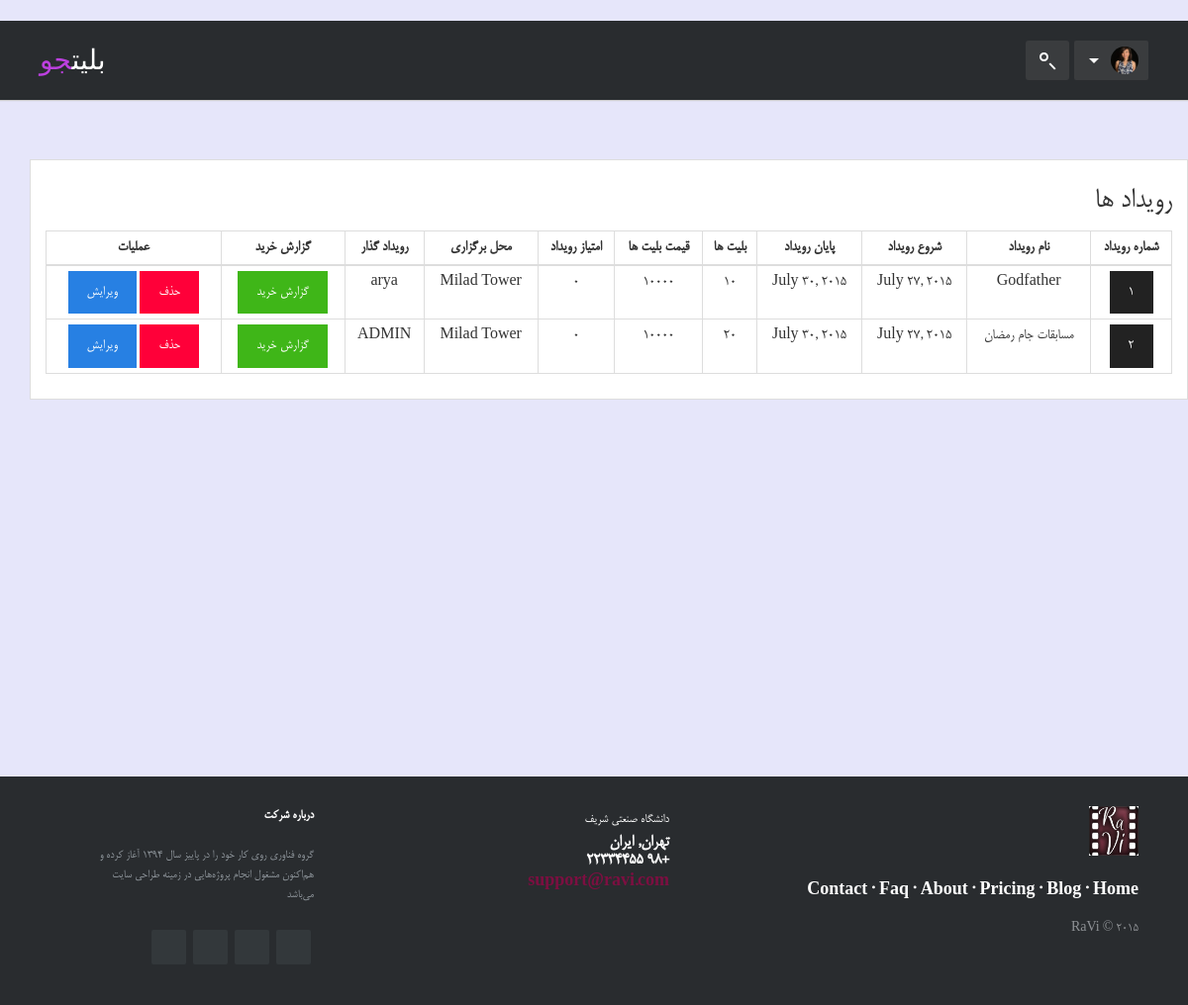
Screenshot of /my-admin/events/all/ (signed in) with the database file from the repository.
### event/models.py (models this page shows, shortened)
class Event(models.Model):
    name = models.CharField(max_length=100)
    duration = models.FloatField()
    desc = models.CharField(max_length=100)
    date = models.DateField()
    deadline = models.DateField()
    picture = models.ImageField(upload_to='static/images')
    place = models.CharField(max_length=100)
    ticket_num = models.IntegerField()
    type = models.CharField(max_length=100)
    sub_type = models.CharField(max_length=100)
    address = models.CharField(max_length=200)
    ticket_price = models.CharField(max_length=8)
    rate = models.IntegerField()
    owner = models.ForeignKey('account.User',null=True)

### account/models.py (models this page shows, shortened)
class User(models.Model):
    user = models.OneToOneField(User)
    address = models.CharField(max_length=100,null=True)
    phone_num = models.CharField(max_length=12,null=True)
    gender = models.CharField(max_length=5)
    avatar = models.ImageField(null=True,default='528675-roger-federer.jpg')
    userType = models.CharField(max_length=100,null=True)

### event/views.py (the view)
# urls.py: url(r'^events/([a-zA-Z0-9]+)/', eventsType),
def eventsType(request, e_type):
    is_signed_in = request.user.is_authenticated()
    is_admin = request.user.is_superuser
    types1 = Type.objects.all()
    if e_type == 'all':
        allEvents = Event.objects.all()
        e_type = 'all'
        return render(request, 'events_admin.html', {'guest': not is_signed_in, 'signed_in': is_signed_in,
                                                     'admin': is_admin, 'types':types1, 'type': e_type,
                                                     'events': allEvents})

### templates/events_admin.html (shortened to what this page needs)
﻿{% extends "base.html" %}
{% load staticfiles %}
{% block body %}
    <section style="padding-top: 60px;padding-bottom: 30%;padding-left: 70px">
        <div class="container thumbnail">
            <h2 class="farsi-font" >رویداد ها</h2>
            <table class="table table-bordered table-condensed">
                <thead>
                <tr>
                    <th class="text-center farsi-font">شماره رویداد</th>
                    <th class="text-center farsi-font">نام رویداد</th>
                    <th class="text-center farsi-font">شروع رویداد</th>
                    <th class="text-center farsi-font">پایان رویداد</th>
                    <th class="text-center farsi-font">بلیت ها</th>
                    <th class="text-center farsi-font">قیمت بلیت ها</th>
                    <th class="text-center farsi-font">امتیاز رویداد</th>
                    <th class="text-center farsi-font">محل برگزاری</th>
                    <th class="text-center farsi-font">رویداد گذار</th>
                    <th class="text-center farsi-font">گزارش خرید</th>
                    <th class="text-center farsi-font">عملیات</th>
                </tr>
                </thead>
                <tbody>
                {% for event in events %}
                    <tr>
                        <td class="text-center farsi-font"><a href="/my-admin/tickets/{{ event.id }}/" class="btn btn-default" >{{event.id}}</a></td>
                        <td class="text-center farsi-font">{{event.name}}</td>
                        <td class="text-center farsi-font">{{event.date}}</td>
                        <td class="text-center farsi-font">{{event.deadline}}</td>
                        <td class="text-center farsi-font">{{event.ticket_num}}</td>
                        <td class="text-center farsi-font">{{event.ticket_price}}</td>
                        <td class="text-center farsi-font">{{event.rate}}</td>
                        <td class="text-center farsi-font">{{event.place}}</td>
                        {% if  event.owner == None %}
                        <td class="text-center farsi-font">ADMIN</td>
                        {% endif %}
                        {% if event.owner != None %}
                        <td class="text-center farsi-font">{{event.owner.user.username}}</td>
                        {% endif %}
                        <td class="text-center farsi-font"><a href="/my-admin/buys/{{ event.id }}/" class="btn btn-success">گزارش خرید</a></td>
                        <td class="text-center farsi-font"><a href="/events-delete/{{ event.id }}/" class="btn btn-danger" >حذف</a> <a href="/edit-event/{{ event.id }}/" class="btn btn-primary" >ویرایش</a></td>
                    </tr>
                {% endfor %}
                </tbody>
            </table>
        </div>
    </section>
{% endblock body %}

### static/css/footer.css (style rules this page uses)
.farsi-font { font-family: mitra; src: url(../fonts/BMitra.ttf); }

### static/css/header-login-signup.css (style rules this page uses)
body { margin:0; padding:0; }

### templates/events_admin.html (style rules this page uses)
body { background-color: lavender; }

### rows the page displays
Event: id "1", name "Godfather", date "July 27, 2015", deadline "July 30, 2015", ticket_num "10", ticket_price "10000", rate "0", place "Milad Tower", owner.user.username "arya"
Event: id "2", name "مسابقات جام رمضان", date "July 27, 2015", deadline "July 30, 2015", ticket_num "20", ticket_price "10000", rate "0", place "Milad Tower", shows "ADMIN"
